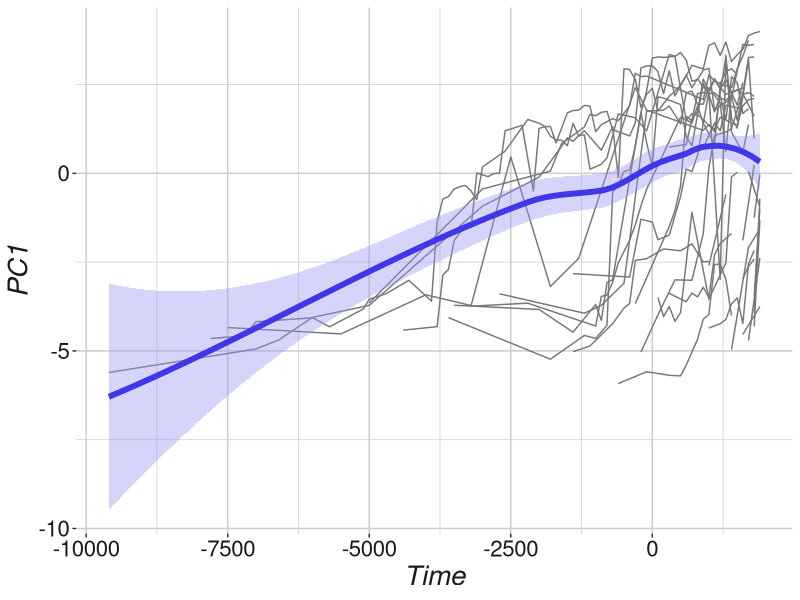
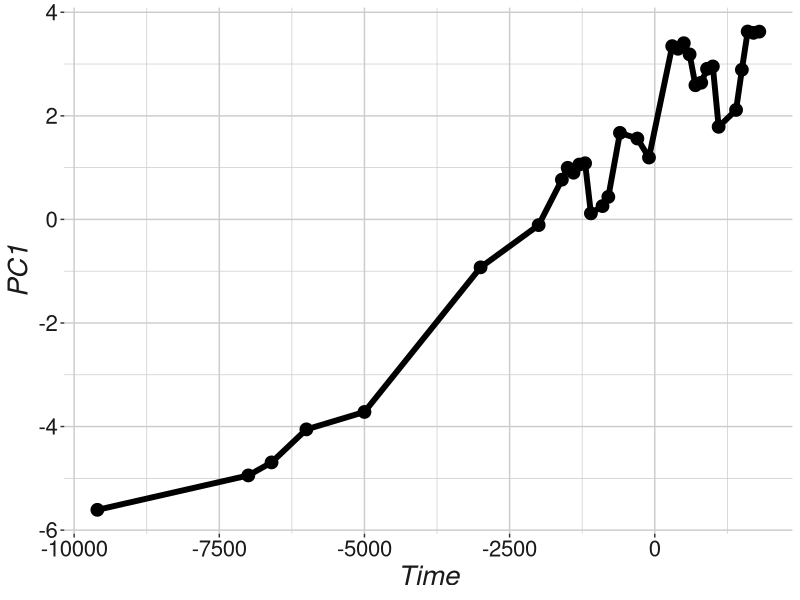

These figures' R source, in order:
## Set wd,  read in data and load packages
library(ggplot2)

setwd("")
df1 <- read.csv("Turchin_et_al_2018_1.csv")
df2 <- read.csv("Turchin_et_al_2018_2.csv")
# library(tidyverse)


# Plot 1

ggplot(data = df2) +
  aes(x = Time, y = V1, color = factor(NGA)) +
  # geom_point() +
  geom_line(data = df2) +
  geom_smooth(color = '#3e38e8', fill = "#9794f2", size = 2) + 
  labs(x = "Time",
       y = 'PC1') +
  theme(legend.position = "none",
        panel.background = element_rect(fill = "white",
                                        colour = "white",
                                        size = 0.5, linetype = "solid"),
        panel.grid.major = element_line(size = 0.5, linetype = 'solid',
                                        colour = "grey80"), 
        panel.grid.minor = element_line(size = 0.25, linetype = 'solid',
                                        colour = "grey80"),
        axis.text.x = element_text(color = "grey10", size = 16, face = "plain"),
        axis.text.y = element_text(color = "grey10", size = 16, face = "plain"),  
        axis.title.x = element_text(color = "grey10", size = 20, face = "italic"),
        axis.title.y = element_text(color = "grey10", size = 20, face = "italic")) +
  scale_colour_manual(values = rep('#77777a', 31))

  

# Plot 2 --> Figure 2

# Filter Konya plain for PC1 plot
konyaPC1 <- subset(df2, df2$NGA == 'Konya Plain')

ggplot(data = konyaPC1) +
  aes(x = Time, y = V1) +
  geom_line(data = konyaPC1, size = 2, colour = "black") +
  geom_point(size = 4) +
  labs(x = "Time",
       y = 'PC1') +
  theme(panel.background = element_rect(fill = "white",
                                        colour = "white",
                                        size = 0.5, linetype = "solid"),
        panel.grid.major = element_line(size = 0.5, linetype = 'solid',
                                        colour = "grey80"), 
        panel.grid.minor = element_line(size = 0.25, linetype = 'solid',
                                        colour = "grey80"),
        axis.text.x = element_text(color = "grey10", size = 16, face = "plain"),
        axis.text.y = element_text(color = "grey10", size = 16, face = "plain"),  
        axis.title.x = element_text(color = "grey10", size = 20, face = "italic"),
        axis.title.y = element_text(color = "grey10", size = 20, face = "italic"))



